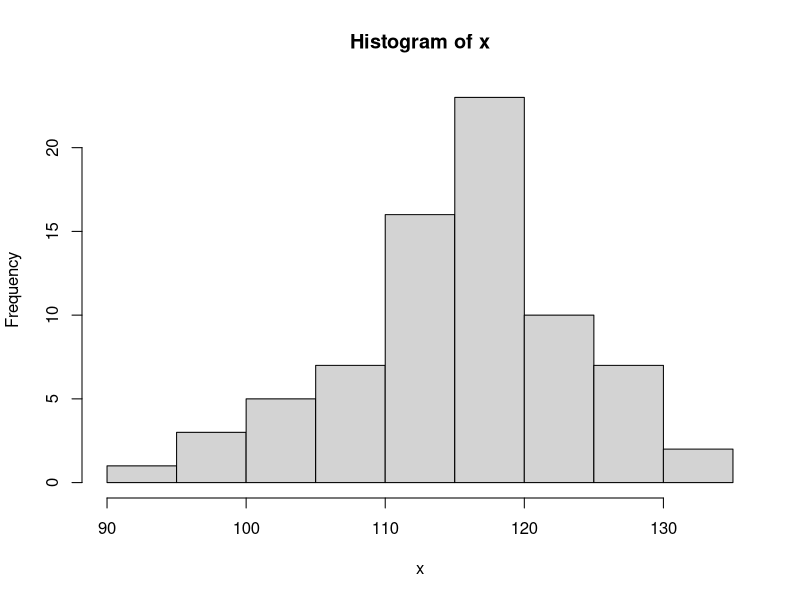
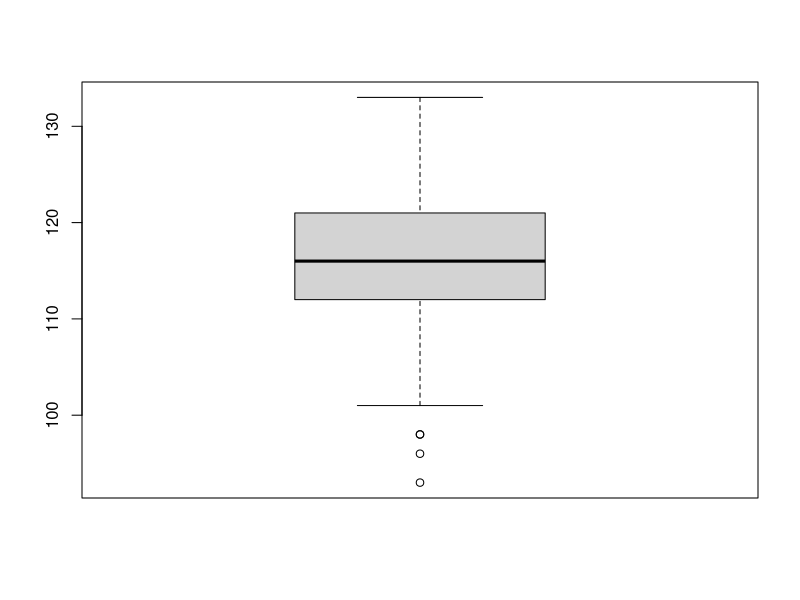
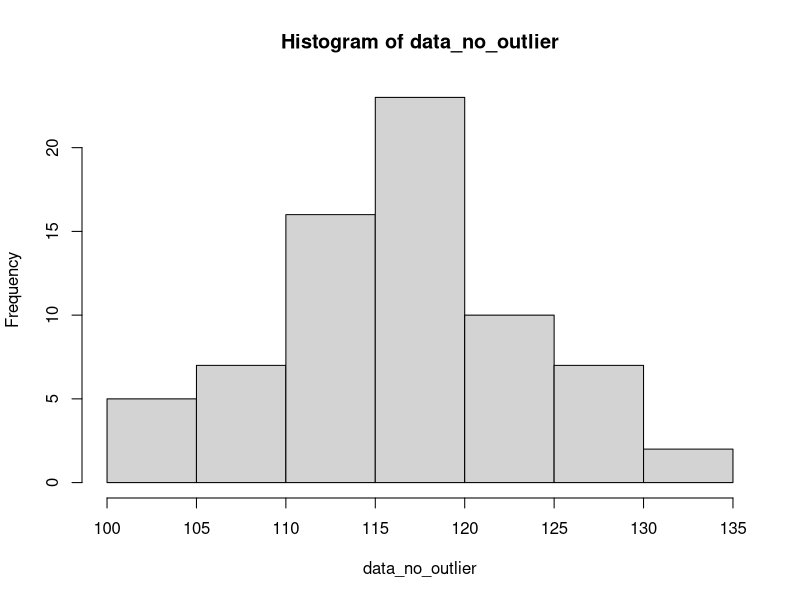
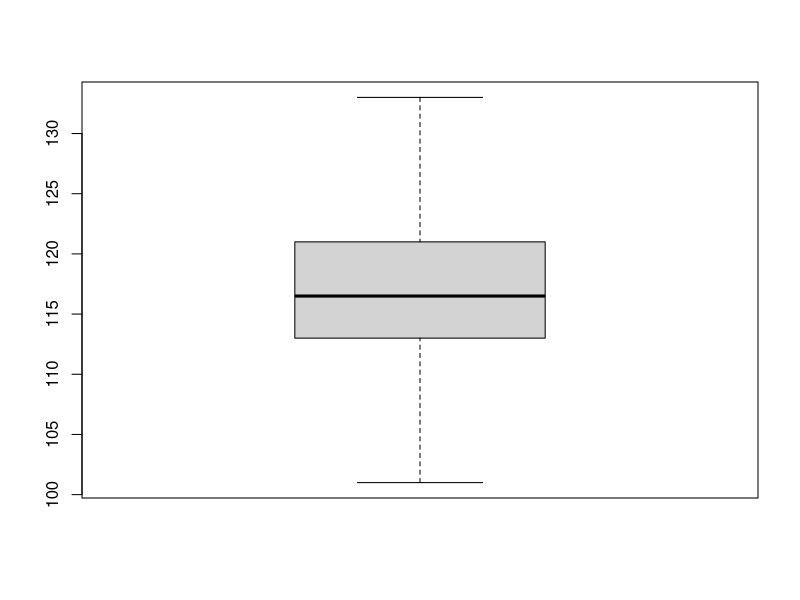

The R script that drew these images, in order:

#Questão 1. Teste de Normalidade

csv= read.csv("data/Questao01.csv")

x = as.matrix(csv)


#Discuta (ao nı́vel de 5%) a normalidade desses dados.
shapiro.test(x)

### Com o p-value 0.09564, a H0 naão é rejeitadada. Sendo assim a distribuiçao indica uma distribuição normal


#Faça um histograma e um boxplot dos dados. O resultado sobre a normalidade se alteraria
#caso os outliers fossem desconsiderados?
hist(x)

boxplot(x)

### Removendo os outliers
IQR = IQR(x)

quartiles = quantile(x, probs=c(.25, .75), na.rm = FALSE)

Lower = quartiles[1] - 1.5*IQR
Upper = quartiles[2] + 1.5*IQR 

data_no_outlier = subset(x, x > Lower & x < Upper)

shapiro.test(data_no_outlier)

hist(data_no_outlier)

boxplot(data_no_outlier)

### O novo p-value é 0.6802, o que continua indicando uma distribuição normal

csv= read.csv("data/Questao02.csv")

x = as.matrix(csv)

# Questão 2. Teste para média em amostra única

# n = 50
# media= 1.0
# significância = 0,05

t.test(x, mu=1,  alternative="greater", conf.level = 0.95)

### a media possui 95 porcento de confiança que esteja acima de 1.05, sendo assim a H0 é aceita


# Teste para proporção em amostra única

# n = 580
# sucesso = 152
# H0 = 25% das ervilhas descendentes seriam
#amarelas.
# confianca = 95


 prop.test(x= 152, n= 580, p=0.25)
 
 ### com um p-value de 0.5331 não rejeita a H0, a proporção estando em um intervaldo de 0.2271103 e 0.3002337
